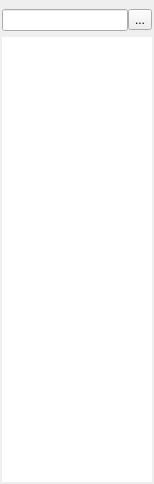
<?xml version="1.0" encoding="UTF-8"?>
<ui version="4.0">
 <class>GraphicListForm</class>
 <widget class="QDockWidget" name="GraphicListForm">
  <property name="geometry">
   <rect>
    <x>0</x>
    <y>0</y>
    <width>154</width>
    <height>484</height>
   </rect>
  </property>
  <property name="sizePolicy">
   <sizepolicy hsizetype="Fixed" vsizetype="Preferred">
    <horstretch>0</horstretch>
    <verstretch>0</verstretch>
   </sizepolicy>
  </property>
  <property name="floating">
   <bool>true</bool>
  </property>
  <property name="allowedAreas">
   <set>Qt::DockWidgetArea::LeftDockWidgetArea|Qt::DockWidgetArea::RightDockWidgetArea</set>
  </property>
  <property name="windowTitle">
   <string>结构视图</string>
  </property>
  <widget class="QWidget" name="dockWidgetContents">
   <layout class="QVBoxLayout" name="verticalLayout">
    <property name="leftMargin">
     <number>2</number>
    </property>
    <property name="rightMargin">
     <number>2</number>
    </property>
    <property name="bottomMargin">
     <number>2</number>
    </property>
    <item>
     <layout class="QHBoxLayout" name="horizontalLayout">
      <property name="spacing">
       <number>0</number>
      </property>
      <item>
       <widget class="QLineEdit" name="queryText"/>
      </item>
      <item>
       <widget class="QToolButton" name="searchBtn">
        <property name="text">
         <string>...</string>
        </property>
        <property name="icon">
         <iconset theme="QIcon::ThemeIcon::EditFind"/>
        </property>
        <property name="iconSize">
         <size>
          <width>16</width>
          <height>16</height>
         </size>
        </property>
        <property name="autoRaise">
         <bool>false</bool>
        </property>
       </widget>
      </item>
     </layout>
    </item>
    <item>
     <widget class="QTreeWidget" name="graphicTree">
      <property name="frameShape">
       <enum>QFrame::Shape::Box</enum>
      </property>
      <property name="frameShadow">
       <enum>QFrame::Shadow::Plain</enum>
      </property>
      <property name="lineWidth">
       <number>0</number>
      </property>
      <property name="rootIsDecorated">
       <bool>true</bool>
      </property>
      <property name="columnCount">
       <number>1</number>
      </property>
      <attribute name="headerVisible">
       <bool>false</bool>
      </attribute>
      <column>
       <property name="text">
        <string notr="true">1</string>
       </property>
      </column>
     </widget>
    </item>
   </layout>
  </widget>
 </widget>
 <resources/>
 <connections/>
</ui>
